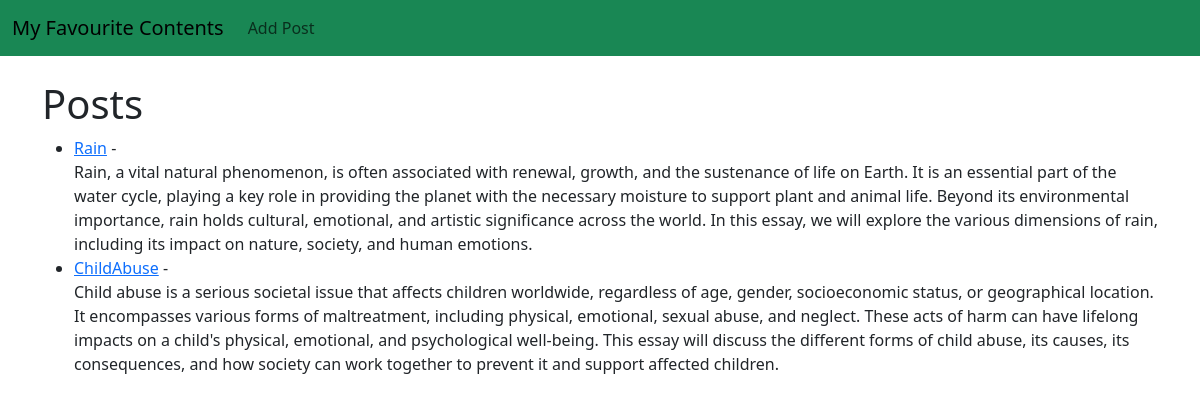
Before: / with the older database file.
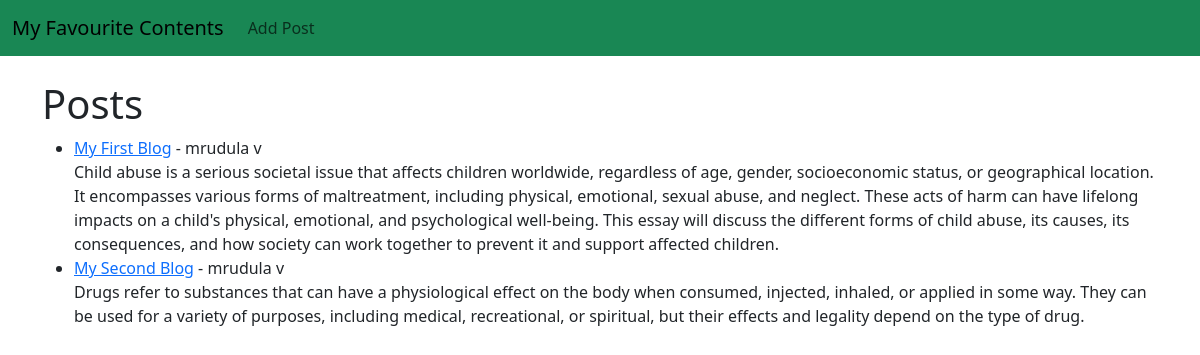
After: the same page with the newer database file.
### theblog/models.py (models this page shows, shortened)
class Post(models.Model):
    title=models.CharField(max_length=250)
    title_tag=models.CharField(max_length=250,default="My Favourite Contents")
    author=models.ForeignKey(User,on_delete=models.CASCADE)
    body=models.TextField()

### theblog/views.py (the view)
# urls.py: path('',HomeView.as_view(),name='home'),
class HomeView(ListView):
    model=Post
    template_name='home.html'

### theblog/templates/home.html
{% extends 'base.html' %}
{% block content %}
<h1>Posts</h1>
<ul>
    {% for post in object_list %}
    <li>
        <a href="{% url 'article-detail' post.pk %}">{{ post.title }}</a>
        - {{ post.author.first_name }} {{ post.author.last_name }} <br />
        {{ post.body }}
    </li>
    {% empty %}
    <li>No posts available.</li>
    {% endfor %}
</ul>
{% endblock %}

### theblog/templates/base.html (shortened to what this page needs)
<!doctype html>
<html lang="en">
<head>
    <link rel="stylesheet" href="https://stackpath.bootstrapcdn.com/bootstrap/4.4.1/css/bootstrap.min.css"
>
    <link href="https://cdn.jsdelivr.net/npm/bootstrap@5.3.3/dist/css/bootstrap.min.css" rel="stylesheet"
>
</head>
<body>
    <nav class="navbar navbar-expand-lg bg-success">
        <div class="container-fluid">
            <a class="navbar-brand" href="{% url 'home' %}">My Favourite Contents</a>
            <div class="collapse navbar-collapse" id="navbarSupportedContent">
                <ul class="navbar-nav me-auto mb-2 mb-lg-0">
                    <li class="nav-item">
                        <a class="nav-link" href="{% url 'add_post' %}">Add Post</a>
                    </li>
                </ul>
            </div>
        </div>
    </nav>
    <br />
    <div class="container">
        {% block content %}
        {% endblock %}
    </div>
</body>
</html>

Changed rows visible on the page:
removed Post: title "Rain", body "Rain, a vital natural phenomenon, is often associated with renewal, growth, and the sustenance of life on Earth. It is an essential part of the water cycle, playing a key role in providing the planet with the necessary moisture to support plant and animal life. Beyond its environmental importance, rain holds cultural, emotional, and artistic significance across the world. In this essay, we will explore the various dimensions of rain, including its impact on nature, society, and human emotions."
changed Post: title "ChildAbuse" → "My First Blog"; author.first_name (not shown) → "mrudula"; author.last_name (not shown) → "v"
added Post: title "My Second Blog", author.first_name "mrudula", author.last_name "v", body "Drugs refer to substances that can have a physiological effect on the body when consumed, injected, inhaled, or applied in some way. They can be used for a variety of purposes, including medical, recreational, or spiritual, but their effects and legality depend on the type of drug."
